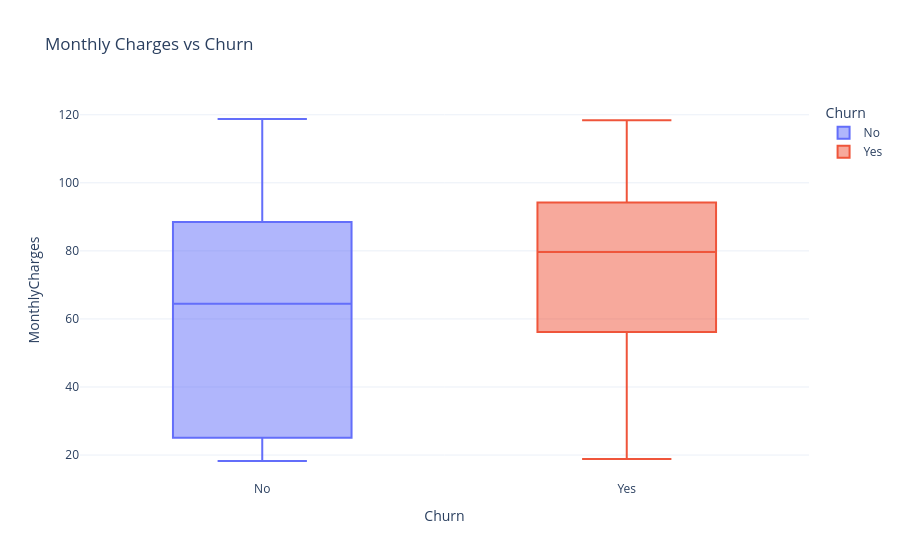

The cell this chart's notebook holds for it:
### Code cell
fig = px.box(
    df,
    x="Churn",
    y="MonthlyCharges",
    color="Churn",
    title="Monthly Charges vs Churn"
)

fig.update_layout(template="plotly_white")

fig.show()

### Figure 1 — Plotly figure (JSON) as saved in the notebook; plotly's stock layout.template omitted (floating-point values rounded to 4 significant figures; data arrays with more than 128 entries replaced by an {"elided": "..."} marker saying what was removed)
{"data": [{"alignmentgroup": "True", "hovertemplate": "Churn=%{x}<br>MonthlyCharges=%{y}<extra></extra>", "legendgroup": "No", "marker": {"color": "#636efa"}, "name": "No", "notched": false, "offsetgroup": "No", "orientation": "v", "showlegend": true, "type": "box", "x": {"elided": "5163 str values"}, "x0": " ", "xaxis": "x", "y": {"elided": "5163 float values"}, "y0": " ", "yaxis": "y"}, {"alignmentgroup": "True", "hovertemplate": "Churn=%{x}<br>MonthlyCharges=%{y}<extra></extra>", "legendgroup": "Yes", "marker": {"color": "#EF553B"}, "name": "Yes", "notched": false, "offsetgroup": "Yes", "orientation": "v", "showlegend": true, "type": "box", "x": {"elided": "1869 str values"}, "x0": " ", "xaxis": "x", "y": {"elided": "1869 float values"}, "y0": " ", "yaxis": "y"}], "layout": {"boxmode": "overlay", "legend": {"title": {"text": "Churn"}, "tracegroupgap": 0}, "title": {"text": "Monthly Charges vs Churn"}, "xaxis": {"anchor": "y", "categoryarray": ["No", "Yes"], "categoryorder": "array", "domain": [0, 1], "title": {"text": "Churn"}}, "yaxis": {"anchor": "x", "domain": [0, 1], "title": {"text": "MonthlyCharges"}}}}
